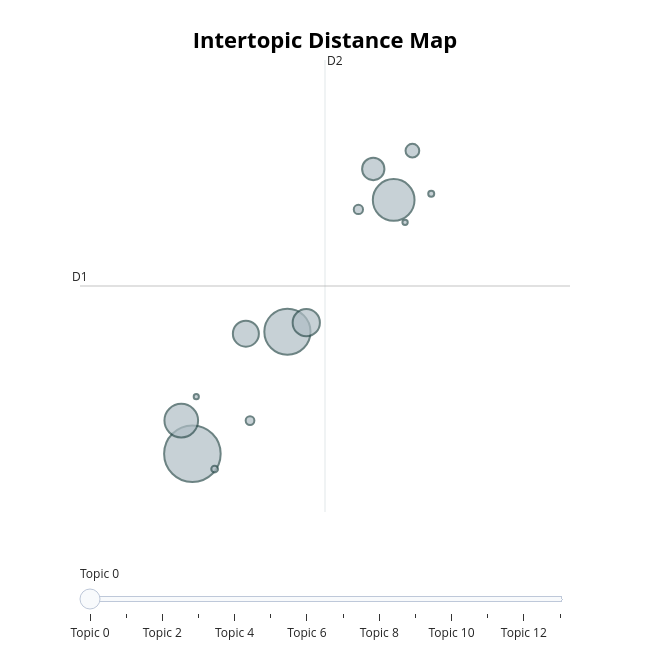

Here is the notebook cell this chart was saved with:
### Code cell
df_neutral = df_01[df_01['predicted_label'] == 'NEUTRAL']
run_topic_modeling(df_neutral, group_name='NEUTRAL')

### Figure 1 — Plotly figure (JSON) as saved in the notebook; plotly's stock layout.template omitted (floating-point values rounded to 4 significant figures)
{"data": [{"customdata": [[0, "01 01 | pilih 01 | aku | pasangan calon 01 | calon 01", 1682], [1, "politik | calon presiden | demokrasi | wakil presiden | wakil", 1120], [2, "kampanye | kampanye akbar | akbar | pemilihan umum | badan pengawas pemilihan", 914], [3, "na | pop | melaksanakan | keamanan | cuma", 595], [4, "debat | dialog | calon wakil presiden | calon wakil | wakil presiden", 390], [5, "indonesia | store | gubernur | menteri | khusus", 356], [6, "mirip | baru tahu | live tiktok | mendesak | hai", 262], [7, "video | 01 lihat | videotron | youtube | menemukan", 99], [8, "kritik | kampus | komentar | peringatan | ramai", 45], [9, "program | makan | programnya | gratis | bakar minyak", 40], [10, "bintang | tan | kucing | sultan | raja", 24], [11, "bela | aksi | hadiri | anak anak | sejumlah", 19], [12, "etik | putri | pendukung anies | berkomentar | anies hadir", 15], [13, "media sosial | media | sosial | bagian | ntt", 14]], "hovertemplate": "<b>Topic %{customdata[0]}</b><br>%{customdata[1]}<br>Size: %{customdata[2]}", "legendgroup": "", "marker": {"color": "#B0BEC5", "line": {"color": "DarkSlateGrey", "width": 2}, "size": [1682, 1120, 914, 595, 390, 356, 262, 99, 45, 40, 24, 19, 15, 14], "sizemode": "area", "sizeref": 1.051, "symbol": "circle"}, "mode": "markers", "name": "", "orientation": "v", "showlegend": false, "type": "scatter", "x": [10.32, 11.74, 13.34, 10.15, 12.03, 11.12, 13.03, 13.62, 12.81, 11.18, 10.65, 13.91, 13.51, 10.37], "xaxis": "x", "y": [4.794, 6.734, 8.827, 5.322, 6.877, 6.702, 9.319, 9.609, 8.676, 5.321, 4.552, 8.925, 8.471, 5.702], "yaxis": "y"}], "layout": {"annotations": [{"showarrow": false, "text": "D1", "x": 8.626, "y": 7.46, "yshift": 10}, {"showarrow": false, "text": "D2", "x": 12.31, "xshift": 10, "y": 11.05}], "height": 650, "hoverlabel": {"bgcolor": "white", "font": {"family": "Rockwell", "size": 16}}, "legend": {"itemsizing": "constant", "tracegroupgap": 0}, "margin": {"t": 60}, "shapes": [{"line": {"color": "#CFD8DC", "width": 2}, "type": "line", "x0": 12.31, "x1": 12.31, "y0": 3.87, "y1": 11.05}, {"line": {"color": "#9E9E9E", "width": 2}, "type": "line", "x0": 8.626, "x1": 15.99, "y0": 7.46, "y1": 7.46}], "sliders": [{"active": 0, "pad": {"t": 50}, "steps": [{"args": [{"marker.color": [["red", "#B0BEC5", "#B0BEC5", "#B0BEC5", "#B0BEC5", "#B0BEC5", "#B0BEC5", "#B0BEC5", "#B0BEC5", "#B0BEC5", "#B0BEC5", "#B0BEC5", "#B0BEC5", "#B0BEC5"]]}], "label": "Topic 0", "method": "update"}, {"args": [{"marker.color": [["#B0BEC5", "red", "#B0BEC5", "#B0BEC5", "#B0BEC5", "#B0BEC5", "#B0BEC5", "#B0BEC5", "#B0BEC5", "#B0BEC5", "#B0BEC5", "#B0BEC5", "#B0BEC5", "#B0BEC5"]]}], "label": "Topic 1", "method": "update"}, {"args": [{"marker.color": [["#B0BEC5", "#B0BEC5", "red", "#B0BEC5", "#B0BEC5", "#B0BEC5", "#B0BEC5", "#B0BEC5", "#B0BEC5", "#B0BEC5", "#B0BEC5", "#B0BEC5", "#B0BEC5", "#B0BEC5"]]}], "label": "Topic 2", "method": "update"}, {"args": [{"marker.color": [["#B0BEC5", "#B0BEC5", "#B0BEC5", "red", "#B0BEC5", "#B0BEC5", "#B0BEC5", "#B0BEC5", "#B0BEC5", "#B0BEC5", "#B0BEC5", "#B0BEC5", "#B0BEC5", "#B0BEC5"]]}], "label": "Topic 3", "method": "update"}, {"args": [{"marker.color": [["#B0BEC5", "#B0BEC5", "#B0BEC5", "#B0BEC5", "red", "#B0BEC5", "#B0BEC5", "#B0BEC5", "#B0BEC5", "#B0BEC5", "#B0BEC5", "#B0BEC5", "#B0BEC5", "#B0BEC5"]]}], "label": "Topic 4", "method": "update"}, {"args": [{"marker.color": [["#B0BEC5", "#B0BEC5", "#B0BEC5", "#B0BEC5", "#B0BEC5", "red", "#B0BEC5", "#B0BEC5", "#B0BEC5", "#B0BEC5", "#B0BEC5", "#B0BEC5", "#B0BEC5", "#B0BEC5"]]}], "label": "Topic 5", "method": "update"}, {"args": [{"marker.color": [["#B0BEC5", "#B0BEC5", "#B0BEC5", "#B0BEC5", "#B0BEC5", "#B0BEC5", "red", "#B0BEC5", "#B0BEC5", "#B0BEC5", "#B0BEC5", "#B0BEC5", "#B0BEC5", "#B0BEC5"]]}], "label": "Topic 6", "method": "update"}, {"args": [{"marker.color": [["#B0BEC5", "#B0BEC5", "#B0BEC5", "#B0BEC5", "#B0BEC5", "#B0BEC5", "#B0BEC5", "red", "#B0BEC5", "#B0BEC5", "#B0BEC5", "#B0BEC5", "#B0BEC5", "#B0BEC5"]]}], "label": "Topic 7", "method": "update"}, {"args": [{"marker.color": [["#B0BEC5", "#B0BEC5", "#B0BEC5", "#B0BEC5", "#B0BEC5", "#B0BEC5", "#B0BEC5", "#B0BEC5", "red", "#B0BEC5", "#B0BEC5", "#B0BEC5", "#B0BEC5", "#B0BEC5"]]}], "label": "Topic 8", "method": "update"}, {"args": [{"marker.color": [["#B0BEC5", "#B0BEC5", "#B0BEC5", "#B0BEC5", "#B0BEC5", "#B0BEC5", "#B0BEC5", "#B0BEC5", "#B0BEC5", "red", "#B0BEC5", "#B0BEC5", "#B0BEC5", "#B0BEC5"]]}], "label": "Topic 9", "method": "update"}, {"args": [{"marker.color": [["#B0BEC5", "#B0BEC5", "#B0BEC5", "#B0BEC5", "#B0BEC5", "#B0BEC5", "#B0BEC5", "#B0BEC5", "#B0BEC5", "#B0BEC5", "red", "#B0BEC5", "#B0BEC5", "#B0BEC5"]]}], "label": "Topic 10", "method": "update"}, {"args": [{"marker.color": [["#B0BEC5", "#B0BEC5", "#B0BEC5", "#B0BEC5", "#B0BEC5", "#B0BEC5", "#B0BEC5", "#B0BEC5", "#B0BEC5", "#B0BEC5", "#B0BEC5", "red", "#B0BEC5", "#B0BEC5"]]}], "label": "Topic 11", "method": "update"}, {"args": [{"marker.color": [["#B0BEC5", "#B0BEC5", "#B0BEC5", "#B0BEC5", "#B0BEC5", "#B0BEC5", "#B0BEC5", "#B0BEC5", "#B0BEC5", "#B0BEC5", "#B0BEC5", "#B0BEC5", "red", "#B0BEC5"]]}], "label": "Topic 12", "method": "update"}, {"args": [{"marker.color": [["#B0BEC5", "#B0BEC5", "#B0BEC5", "#B0BEC5", "#B0BEC5", "#B0BEC5", "#B0BEC5", "#B0BEC5", "#B0BEC5", "#B0BEC5", "#B0BEC5", "#B0BEC5", "#B0BEC5", "red"]]}], "label": "Topic 13", "method": "update"}]}], "title": {"font": {"color": "Black", "size": 22}, "text": "<b>Intertopic Distance Map</b>", "x": 0.5, "xanchor": "center", "y": 0.95, "yanchor": "top"}, "width": 650, "xaxis": {"anchor": "y", "domain": [0, 1], "range": [8.626, 15.99], "title": {"text": ""}, "visible": false}, "yaxis": {"anchor": "x", "domain": [0, 1], "range": [3.87, 11.05], "title": {"text": ""}, "visible": false}}}
